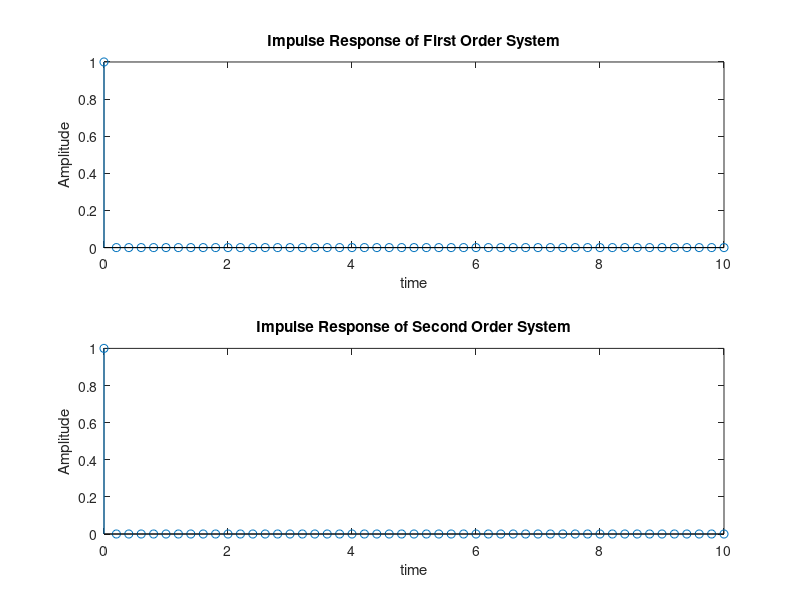

The MATLAB script that drew this image:
T =1;
fs = input('Sampling Freq'); % 10 or 100
n = 0: T/fs:10;
x = zeros(1,length(n));
i = find(n==0)
x(i) =1;
a = input('Enter the I/P Coeff'); % [1]
b = input('Enter the O/P Coeff'); % [1 -0.9 -1]
y = filter(a,b,x);
subplot(2,1,1)
stem(n,x);
title('Impulse Response of First Order System');
xlabel('time');
ylabel('Amplitude');

subplot(2,1,2)
stem(n,y);
title('Impulse Response of Second Order System');
xlabel('time');
ylabel('Amplitude');
